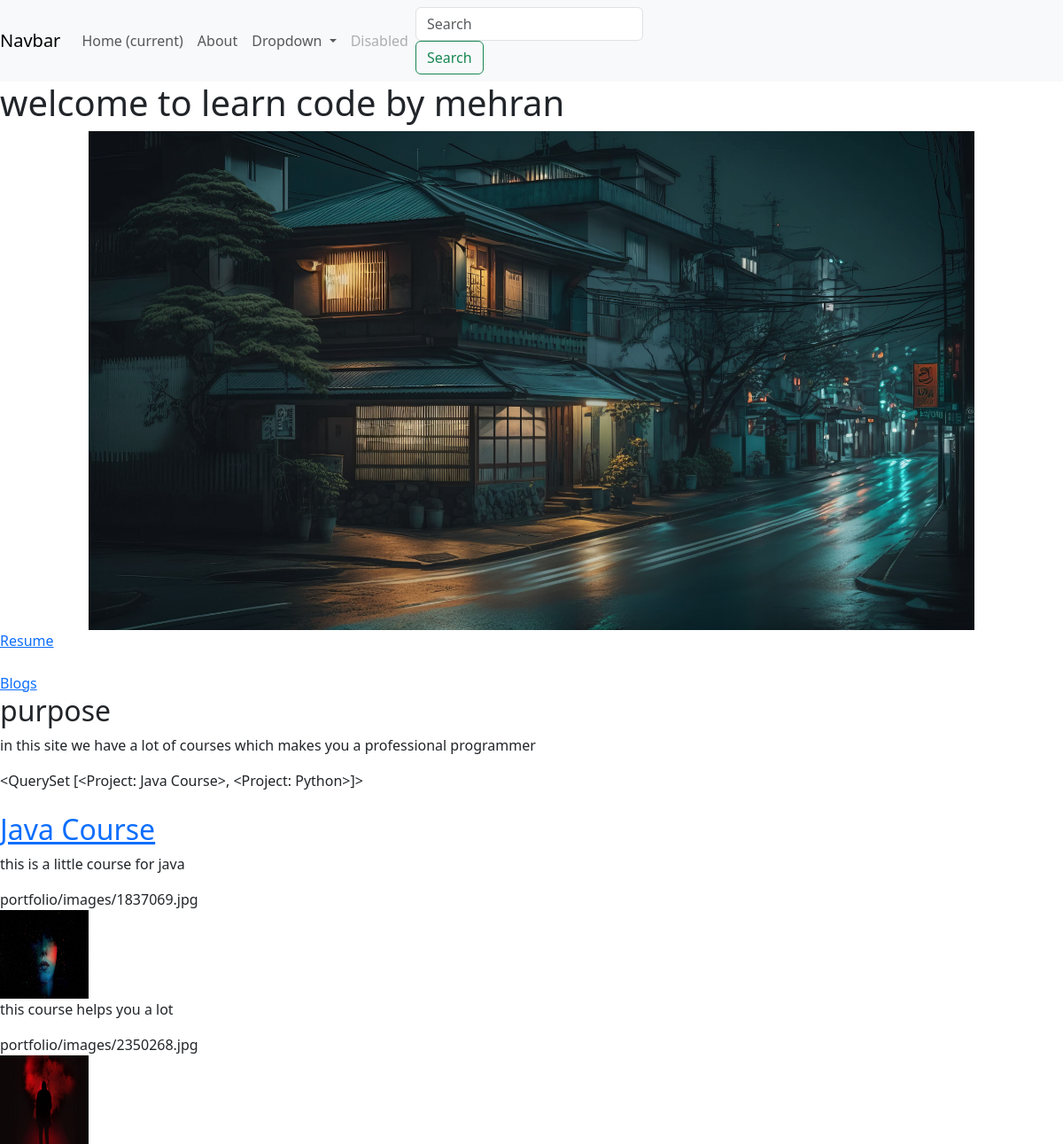
The page / on the database its author committed.
### portfolio/models.py (models this page shows)
class Project(models.Model):
    title = models.CharField(max_length=100)        # using model field django to create a string
    description = models.CharField(max_length=250)
    image = models.ImageField(upload_to='portfolio/images/')    # for this you need to install pillow module
    url = models.URLField(blank=True)
    def __str__(self):
        return self.title

### portfolio/views.py (the view)
# urls.py: 2. Add a URL to urlpatterns:  path('', views.home, name='home')
def home(request):
    projects = Project.objects.all()   # this line will get all the objects which we created on server and shows it in homepage
    return render(request, "portfolio/homepage.html", {"projects": projects})     # we sent a dictionary which contains all projects

### portfolio/templates/portfolio/homepage.html
{% extends 'portfolio/base.html' %}
{% block content %}
    <h1>welcome to learn code by mehran</h1>
{% load static %}
<img src="{% static 'portfolio/backiee-269692.jpg' %}" length="1000" width="1000" style="display: block; margin: 0 auto">
<a href="{% static 'portfolio/resume.pdf' %}">Resume</a><br><br>
<a href="{% url 'blog:blogUrls' %}">Blogs</a>
<h2>purpose</h2>
<p>in this site we have a lot of courses which makes you a professional programmer</p>
{{ projects }}
<br><br>
{% for i in projects %}
{% if i.url %}
    <a href="{{ i.url }}"><h2>{{ i.title }}</h2></a>
{% endif %}
    <p>{{ i.description }}</p>
    {{ i.image }}<br>
    <img src="{{ i.image.url }}" height=100 width=100>
{% endfor %}
{% endblock %}

### portfolio/templates/portfolio/base.html (shortened to what this page needs)
<!doctype html>
<html lang="en">
  <head>
    <link href="https://cdn.jsdelivr.net/npm/bootstrap@5.3.3/dist/css/bootstrap.min.css" rel="stylesheet">
  </head>
  <body>
    <nav class="navbar navbar-expand-lg navbar-light bg-light">
        <a class="navbar-brand" href="#">Navbar</a>
        <div class="collapse navbar-collapse" id="navbarSupportedContent">
          <ul class="navbar-nav mr-auto">
            <li class="nav-item active">
              <a class="nav-link" href="#">Home <span class="sr-only">(current)</span></a>
            </li>
            <li class="nav-item">
              <a class="nav-link" href="#">About</a>
            </li>
            <li class="nav-item dropdown">
              <a class="nav-link dropdown-toggle" href="#" id="navbarDropdown" role="button" data-toggle="dropdown" aria-haspopup="true" aria-expanded="false">
                Dropdown
              </a>
            </li>
            <li class="nav-item">
              <a class="nav-link disabled" href="#">Disabled</a>
            </li>
          </ul>
          <form class="form-inline my-2 my-lg-0">
            <input class="form-control mr-sm-2" type="search" placeholder="Search" aria-label="Search">
            <button class="btn btn-outline-success my-2 my-sm-0" type="submit">Search</button>
          </form>
        </div>
      </nav>
      {% block content  %}{% endblock %}
  </body>
</html>

### rows shown on the page
Project: title.title "<QuerySet [<Project: Java Course>, <Project: Python>]>", title "Java Course", description "this is a little course for java", image "portfolio/images/1837069.jpg", image (picture)
Project: description "this course helps you a lot", image "portfolio/images/2350268.jpg", image (picture)
